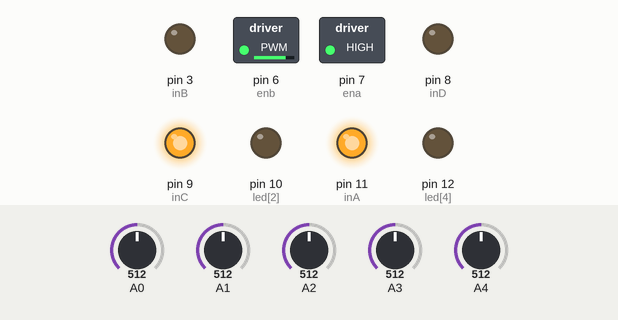
Simulated run of this sketch. Board: Arduino Uno, built with avr-gcc and run on an emulated ATmega328P. Parts: switched loads named in the sketch (green lamp = pin HIGH), output pins drawn as LEDs (lit = HIGH). The inputs (shaded band) are chosen by the test bench; at power-on: A0 = 512, A1 = 512, A2 = 512, A3 = 512, A4 = 512. What the sketch prints to the serial monitor is not drawn.

Above: at 0.1 s.
Timing chart, 0 to 1.6 s (numbered marks = the images above):
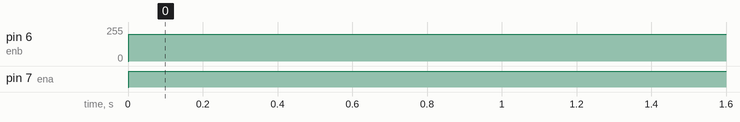

Measured:
- by itself, pin 6 (enb): 0/255 → 200/255 at 0.00 s
- by itself, pin 7 (ena): LOW → HIGH at 0.00 s

The sketch:

AndrioDCar.ino
```cpp
#define inA 11
#define inB 3
#define inC 9
#define inD 8
#define ena 7
#define enb 6

int th[5]={900,900,900,900,900};
int led[5]={8,9,10,11,12};

int i,sen[5],s[5],lastSensor,lastError;

int base_L=75;
int base_R=75;
int kp=12;
int kd=10;
int ki=0;

/////////////////////////////////////////////////////////////////////////////////////////////////////
void setup()
{
  mot_init();
  other_init();
}

void loop()
{
  Serial.println(readSensor());
  wheel(200,200);
  // line_follow();
}

//////////////////////////////////////////////////////////////////////////////////////////////////////


void other_init()
{
  for(i=0;i<5;i++) pinMode(led[i],OUTPUT);
  lastSensor=0;
  lastError=0;
  Serial.begin(9600);
}

void mot_init()
{
  pinMode(inA,OUTPUT);
  pinMode(inB,OUTPUT);
  pinMode(inC,OUTPUT);
  pinMode(inD,OUTPUT);
  pinMode(ena,OUTPUT);
  pinMode(enb,OUTPUT);

  digitalWrite(inA,HIGH);
  digitalWrite(inB,HIGH);
  digitalWrite(inC,HIGH);
  digitalWrite(inD,HIGH);
}

void wheel(int lm, int rm)
{
  if(lm==0)
  {
    digitalWrite(inC,HIGH);
    digitalWrite(inD,HIGH);
  }

  else if(lm>0)
  {
    digitalWrite(inC,HIGH);
    digitalWrite(inD,LOW);
  }

  else if(lm<0)
  {
    digitalWrite(inC,LOW);
    digitalWrite(inD,HIGH);
  }


  if(rm==0)
  {
    digitalWrite(inA,HIGH);
    digitalWrite(inB,HIGH);
  }

  else if(rm>0)
  {
    digitalWrite(inA,HIGH);
    digitalWrite(inB,LOW);
  }

  else if(rm<0)
  {
    digitalWrite(inA,LOW);
    digitalWrite(inB,HIGH);
  }
  if(lm>254) lm=254;
  if(lm<-254) lm=-254;
  if(rm>254) rm=254;
  if(rm<-254) rm=-254;
  analogWrite(ena,abs(rm));
  analogWrite(enb,abs(lm));
}
int readSensor()
{
  for(i=0;i<5;i++)
  {
    sen[i]=analogRead(i);    //taking reading from sensors
    Serial.print(sen[i]);
    Serial.print("  ");
  }
  Serial.println("");
  for(i=0;i<5;i++)
  {
    if(sen[i]<th[i])
    {
      s[i]=0;
    }
    else
    {
      s[i]=1;
    }//if black then set 1 else 0
  }
  int error,sum;
  sum=s[0]+s[1]+s[2]+s[3]+s[4];
  if(sum!=0) error=(s[0]*10+s[1]*20+s[2]*30+s[3]*40+s[4]*50)/sum-30;
  else error=420;  // line lost
  if(s[0]==1) lastSensor=1;
  else if(s[4]==1) lastSensor=2;
  return error;
}
void line_follow()
{
  int error,p,d,I,corr;
  error=readSensor();
  if(error==420)
  {
    if(lastSensor==1) wheel(-100,100);
    else if(lastSensor==2) wheel(100,-100);
  }

  else
  {
    p=kp*error;
    d=kd*(error-lastError);
    I=ki*(error+lastError);
    corr=p+d+I;

   wheel(base_L+corr,base_R-corr);
    if((error-lastError)!=0) delay(5);  // so that kd can work
    lastError=error;
  }
}
```
